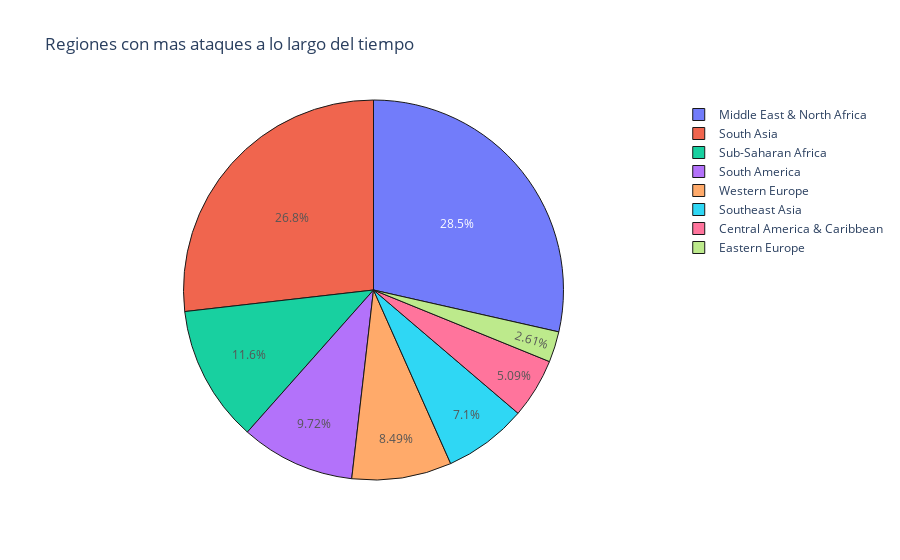

Notebook cell for this chart:
### Code cell
#graficamos
fig2 = px.pie(top_8_regions, values="iyear", names="region_txt", title="Regiones con mas ataques a lo largo del tiempo", opacity= 0.90)
fig2.update_traces(marker = dict(line = dict(color = 'black',width = 1)))
fig2.show()

### Figure 1 — Plotly figure (JSON) as saved in the notebook; plotly's stock layout.template omitted (floating-point values rounded to 4 significant figures)
{"data": [{"domain": {"x": [0, 1], "y": [0, 1]}, "hovertemplate": "region_txt=%{label}<br>iyear=%{value}<extra></extra>", "labels": ["Middle East & North Africa", "South Asia", "Sub-Saharan Africa", "South America", "Western Europe", "Southeast Asia", "Central America & Caribbean", "Eastern Europe"], "legendgroup": "", "marker": {"line": {"color": "black", "width": 1}}, "name": "", "opacity": 0.9, "showlegend": true, "type": "pie", "values": [58252, 54725, 23746, 19846, 17328, 14498, 10386, 5326]}], "layout": {"legend": {"tracegroupgap": 0}, "title": {"text": "Regiones con mas ataques a lo largo del tiempo"}}}
